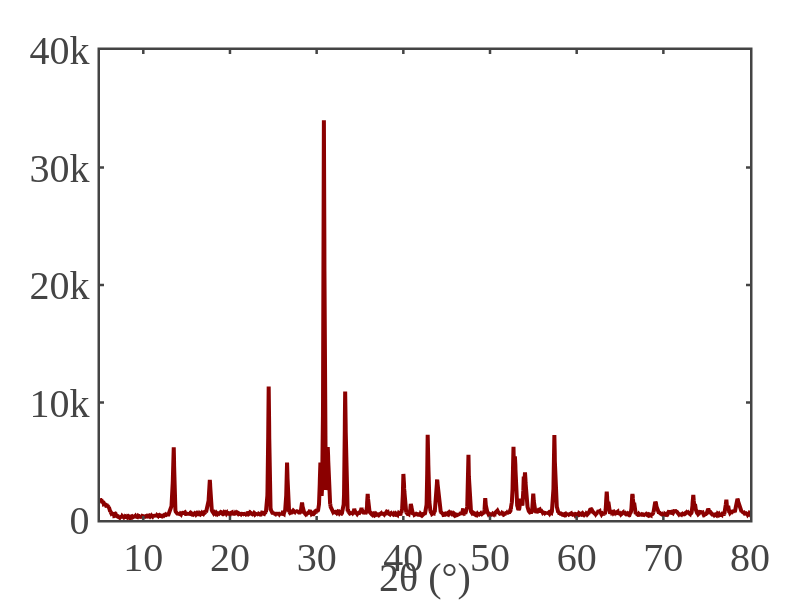

The notebook cell saved with this chart:
### Markdown cell above
## XRD

### Code cell
import numpy as np
import pandas as pd
import plotly.graph_objects as go
import plotly.io as pio
import os

# ============================================================
# --- Custom Plotly Template (fixed version) ---
# ============================================================
fig_template = go.layout.Template()
fig_template.layout = go.Layout(
    template='simple_white+presentation',
    autosize=False,
    width=800,
    height=600,
    xaxis=dict(
        ticks='inside',
        mirror='ticks',
        linewidth=2.5,
        tickwidth=2.5,
        ticklen=4,
        showline=True,
        showgrid=False,
        zerolinecolor='white',
        title=dict(font=dict(size=40)),
        tickfont=dict(size=40)
    ),
    yaxis=dict(
        ticks='inside',
        mirror='ticks',
        linewidth=2.5,
        tickwidth=2.5,
        ticklen=4,
        showline=True,
        showgrid=False,
        zerolinecolor='white',
        title=dict(font=dict(size=40)),
        tickfont=dict(size=40)
    ),
    font=dict(family='mathjax', size=40)
)

# --- Load XRD Data ---
file_path = r"D:\Atanu\NaBiF4_PL_analysis\NaBiF4_PL_analysis\NaBiF4_PL_analysis\XRD\NaBiF4.xy"

# Assuming two columns: 2θ (x), Intensity (y)
data = np.loadtxt(file_path)
x = data[:, 0]
y = data[:, 1]

# --- Plot XRD ---
fig = go.Figure()

fig.add_trace(go.Scatter(
    x=x,
    y=y,
    mode='lines',
    line=dict(width=4, color="darkred"),
    name="XRD"
))

# --- Layout Settings ---
fig.update_layout(
    template=fig_template,
    width=800,
    height=600,
    margin=dict(l=100, r=50, t=50, b=80),
    xaxis_title="2θ (°)",
    # yaxis_title="Intensity (arb. unit)",
    # yaxis=dict(
    #     title=dict(standoff=40),   # move y-axis title away from ticks
    # )
)

fig.update_yaxes(
    range=[0, 40000],
    tickmode="linear",
    tick0=0,
    dtick=10000
)

output_path = os.path.join(os.path.dirname(file_path), "XRD.png")
pio.write_image(fig, output_path, format='png', scale=4)
print(f"✅ Figure saved as: {output_path}")

fig.show()

### Figure 1 — Plotly figure (JSON) as saved in the notebook; plotly's stock layout.template omitted (floating-point values rounded to 4 significant figures; data arrays with more than 128 entries replaced by an {"elided": "..."} marker saying what was removed)
{"data": [{"line": {"color": "darkred", "width": 4}, "mode": "lines", "name": "XRD", "type": "scatter", "x": {"elided": "6902 float values"}, "y": {"elided": "6902 float values"}}], "layout": {"height": 600, "margin": {"b": 80, "l": 100, "r": 50, "t": 50}, "width": 800, "xaxis": {"autorange": true, "range": [5.005, 79.99], "title": {"text": "2θ (°)"}, "type": "linear"}, "yaxis": {"dtick": 10000, "range": [0, 40000], "tick0": 0, "tickmode": "linear", "type": "linear"}}}
